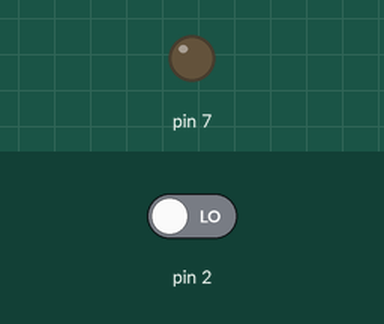
Simulated run of this sketch. Board: Arduino Uno, built with avr-gcc and run on an emulated ATmega328P. Parts: output pins drawn as LEDs (lit = HIGH). Dashed ring = blinking. Inputs (shaded band) come from the test bench; at power-on: pin 2 LOW.

Above: at 1.2 s.
1.3 s: pin 2 driven HIGH
At 4.1 s:
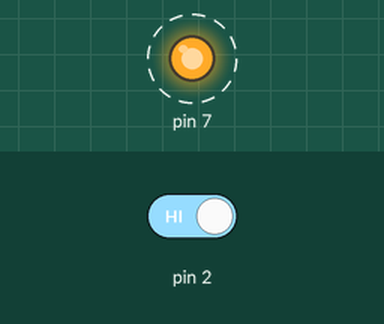
4.3 s: pin 2 driven LOW
At 5.2 s:
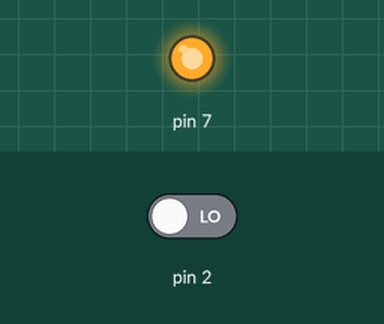
Timing chart, 0 to 7.3 s (numbered marks = the images above; inputs shaded):
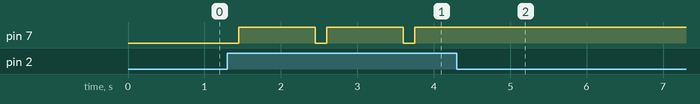

The sketch:

arduino2.1.1.ino
```cpp
void setup() {
  pinMode(2, INPUT);
  pinMode(7,OUTPUT);
}

int count=6;

void loop() {
  if (digitalRead(2) == HIGH){
    for(int i=0;i<=4;i+=1){
      if (i%2!=0){
        digitalWrite(7,HIGH);
        delay(0.01);
      }else{
        digitalWrite(7,LOW);
        delay(50);
      }
    }
    digitalWrite(7,HIGH);
    delay(1000);
  }
}
```

Measured:
- after the input at 1.3 s, pin 7: alternates HIGH for 1.0 s and LOW for 0.15 s, starting after 0.15 s
- after the input at 4.3 s, pin 7: stops changing and stays HIGH
